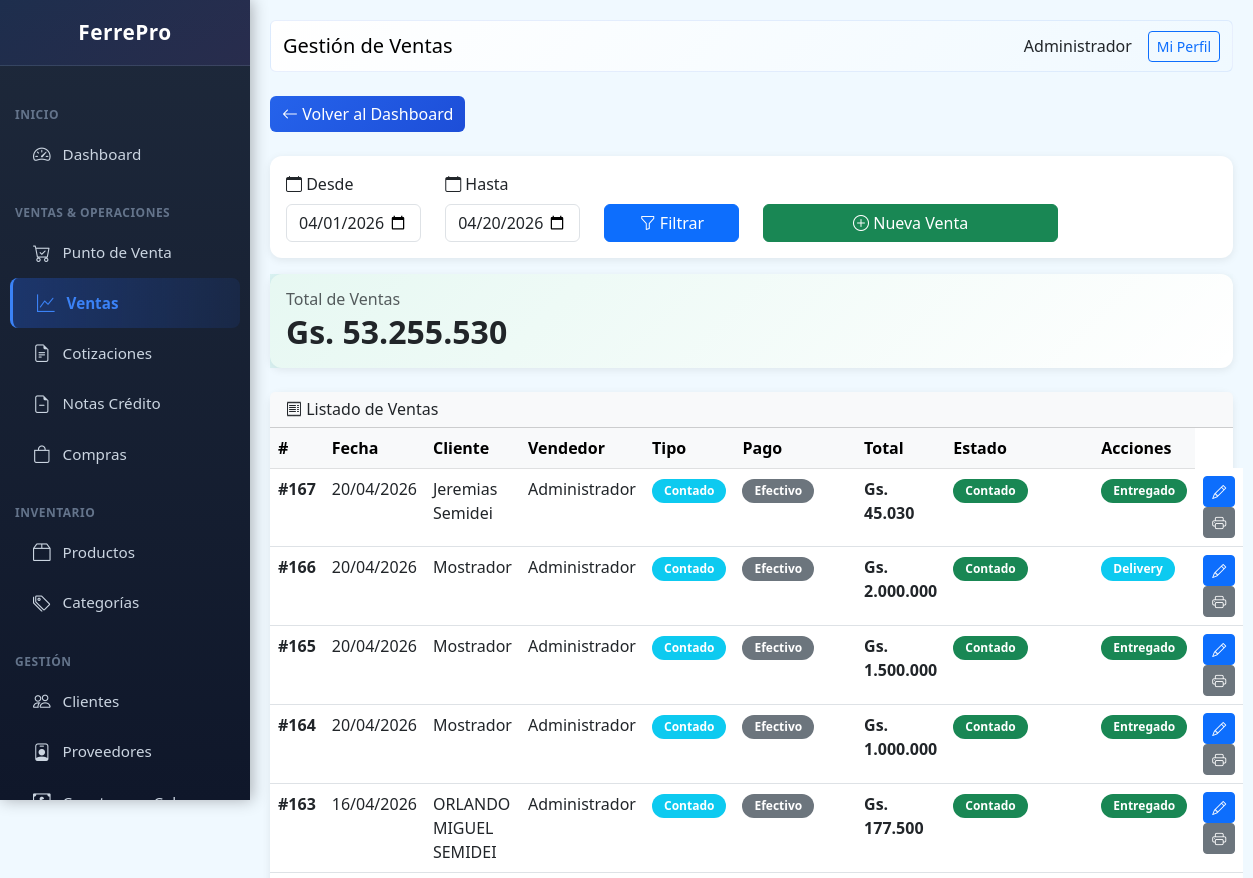
The app's page /public/index.php?page=sales (signed in, upper part), older data.
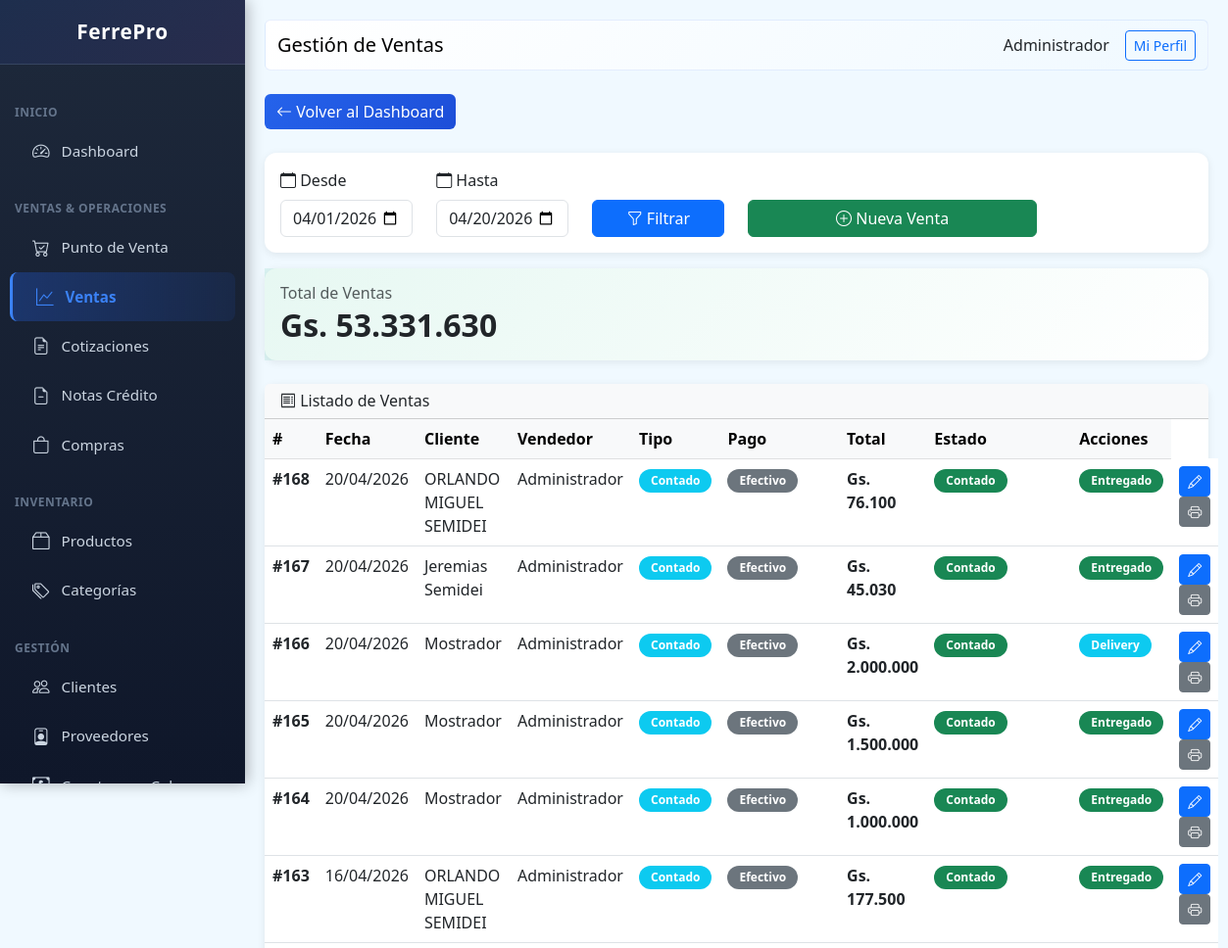
The same page, newer data.
### tables this page shows
CREATE TABLE sales (
                id INTEGER PRIMARY KEY AUTOINCREMENT,
                client_id INTEGER,
                user_id INTEGER,
                type TEXT DEFAULT 'contado',
                status TEXT DEFAULT 'pagada',
                subtotal REAL DEFAULT 0,
                discount REAL DEFAULT 0,
                total REAL DEFAULT 0,
                payment_method TEXT DEFAULT 'efectivo',
                delivery_type TEXT DEFAULT 'mostrador',
                notes TEXT,
                created_at DATETIME DEFAULT CURRENT_TIMESTAMP, branch_id INTEGER DEFAULT 1, pos_terminal_id INTEGER DEFAULT 1,
                FOREIGN KEY (client_id) REFERENCES clients(id),
                FOREIGN KEY (user_id) REFERENCES users(id)
            );

CREATE TABLE clients (
                id INTEGER PRIMARY KEY AUTOINCREMENT,
                name TEXT NOT NULL,
                document_type TEXT DEFAULT 'DNI',
                document TEXT,
                phone TEXT,
                email TEXT,
                address TEXT,
                credit_limit REAL DEFAULT 0,
                category TEXT DEFAULT 'minorista',
                balance REAL DEFAULT 0,
                active INTEGER DEFAULT 1,
                created_at DATETIME DEFAULT CURRENT_TIMESTAMP
            , credit_days INTEGER DEFAULT 30);

CREATE TABLE users (
                id INTEGER PRIMARY KEY AUTOINCREMENT,
                name TEXT NOT NULL,
                email TEXT UNIQUE,
                password TEXT NOT NULL,
                role TEXT DEFAULT 'vendedor',
                active INTEGER DEFAULT 1,
                created_at DATETIME DEFAULT CURRENT_TIMESTAMP
            , last_login DATETIME, last_password_change DATETIME, failed_login_attempts INTEGER DEFAULT 0, locked_until DATETIME, two_fa_enabled INTEGER DEFAULT 0, two_fa_secret TEXT, branch_id INTEGER DEFAULT 1, pos_terminal_id INTEGER DEFAULT 1);

### class/Database.php (called while the page is built, shortened)
<?php
class Database extends PDO {
    private static $instance = null;
    private function __construct() {
        $dbPath = dirname(__DIR__) . '/storage/ferrepro.db';
        $this->initTables();
    }
    public static function getInstance() {
        if (self::$instance === null) {
            self::$instance = new self();
        }
        return self::$instance;
    }
    private function initTables() {
        $this->seedDefaultData();
    }
    private function seedDefaultData() {
        $stmt = $this->query("SELECT COUNT(*) as count FROM users");
     }
 }

### class/Format.php (called while the page is built, shortened)
<?php
class Format {
    public static function money($amount) {
        $amount = floatval($amount);
        return 'Gs. ' . number_format($amount, 0, ',', '.');
    }
    public static function date($date) {
        try {
            $dateObj = new DateTime($date);
            return $dateObj->format('d/m/Y');
        } catch (Exception $e) {
            return 'Fecha inválida';
        }
    }
}

### views/sales/index.php (the view, shortened to what the changed rows need)
<?php
$dateFrom = $_GET['date_from'] ?? date('Y-m-01');
$dateTo = $_GET['date_to'] ?? date('Y-m-d');
$sales = db()->query("
    SELECT s.*, u.name as user_name, c.name as client_name
    FROM sales s
    LEFT JOIN users u ON s.user_id = u.id
    LEFT JOIN clients c ON s.client_id = c.id
    WHERE DATE(s.created_at) >= '$dateFrom' AND DATE(s.created_at) <= '$dateTo'
    ORDER BY s.id DESC
    LIMIT 50
")->fetchAll(PDO::FETCH_ASSOC);
$totalSales = db()->query("SELECT COALESCE(SUM(total), 0) as total FROM sales WHERE DATE(created_at) >= '$dateFrom' AND DATE(created_at) <= '$dateTo'")->fetch(PDO::FETCH_ASSOC);
$content = '
<div class="mb-4">
    <a href="?page=dashboard" class="btn btn-nav-back me-2"><i class="bi bi-arrow-left"></i> Volver al Dashboard</a>
</div>
<div class="card mb-3">
    <div class="card-body">
        <form method="GET" class="row">
            <input type="hidden" name="page" value="sales">
            <div class="col-md-2">
                <label class="form-label"><i class="bi bi-calendar"></i> Desde</label>
                <input type="date" name="date_from" class="form-control" value="' . $dateFrom . '">
            </div>
            <div class="col-md-2">
                <label class="form-label"><i class="bi bi-calendar"></i> Hasta</label>
                <input type="date" name="date_to" class="form-control" value="' . $dateTo . '">
            </div>
            <div class="col-md-2 d-flex align-items-end">
                <button type="submit" class="btn btn-primary w-100"><i class="bi bi-funnel"></i> Filtrar</button>
            </div>
            <div class="col-md-4 d-flex align-items-end">
                <a href="?page=pos" class="btn btn-success w-100"><i class="bi bi-plus-circle"></i> Nueva Venta</a>
            </div>
        </form>
    </div>
</div>
<div class="card mb-4">
    <div class="card-body" style="background: linear-gradient(135deg, rgba(16, 185, 129, 0.1), transparent);">
        <h6 class="text-muted mb-1">Total de Ventas</h6>
        <h3 class="mb-0" style="font-size: 2rem; font-weight: 700;">' . Format::money($totalSales['total']) . '</h3>
    </div>
</div>
<div class="card">
    <div class="card-header bg-light">
        <h6 class="mb-0"><i class="bi bi-receipt"></i> Listado de Ventas</h6>
    </div>
    <div class="card-body p-0">
        <table class="table table-hover mb-0">
            <thead class="table-light">
                <tr>
                    <th>#</th>
                    <th>Fecha</th>
                    <th>Cliente</th>
                    <th>Vendedor</th>
                    <th>Tipo</th>
                    <th>Pago</th>
                    <th>Total</th>
                    <th>Estado</th>
                    <th>Acciones</th>
                </tr>
            </thead>
            <tbody>';
if (empty($sales)) {
    $content .= '<tr><td colspan="10" class="text-center text-muted">No hay ventas</td></tr>';
} else {
    foreach ($sales as $s) {
        $saleType = $s['type'];
        $saleStatus = $s['status'] ?? ($s['type'] === 'contado' ? 'pagada' : 'pendiente');
        $deliveryType = $s['delivery_type'] ?? 'mostrador';
        if ($saleType === 'contado') {
            $statusLabel = 'Contado';
            $statusClass = 'success';
        } else {
            if ($saleStatus === 'pagada') {
                $statusLabel = 'Crédito Pagado';
                $statusClass = 'success';
            } else {
                $statusLabel = 'Crédito Pendiente';
                $statusClass = 'warning';
            }
        }
        if ($deliveryType === 'pendiente') {
            $deliveryLabel = '<a href="?page=sales&action=deliver&id=' . $s['id'] . '" class="badge bg-warning text-decoration-none" title="Clic para marcar como entregado">Pendiente <i class="bi bi-hand-index"></i></a>';
            $deliveryAction = '';
        } else if ($deliveryType === 'delivery') {
            $deliveryLabel = '<span class="badge bg-info">Delivery</span>';
            $deliveryAction = '';
        } else {
            $deliveryLabel = '<span class="badge bg-success">Entregado</span>';
            $deliveryAction = '';
        }
        $content .= '<tr>
            <td><strong>#' . $s['id'] . '</strong></td>
            <td>' . Format::date($s['created_at']) . '</td>
            <td>' . ($s['client_name'] ?? 'Mostrador') . '</td>
            <td>' . $s['user_name'] . '</td>
            <td><span class="badge bg-info">' . ucfirst($s['type']) . '</span></td>
            <td><span class="badge bg-secondary">' . ucfirst($s['payment_method']) . '</span></td>
            <td><strong>' . Format::money($s['total']) . '</strong></td>
            <td><span class="badge bg-' . $statusClass . '">' . $statusLabel . '</span></td>
            <td>' . $deliveryLabel . '</td>
            <td>
                <a href="?page=sales&action=edit&id=' . $s['id'] . '" class="btn btn-sm btn-primary" title="Editar"><i class="bi bi-pencil"></i></a>
                <a href="?page=sales&action=print&id=' . $s['id'] . '" class="btn btn-sm btn-secondary" target="_blank" title="Imprimir"><i class="bi bi-printer"></i></a>
                ' . $deliveryAction . '
            </td>
        </tr>';
    }
}
$content .= '</tbody>
        </table>
    </div>
</div>';

Row changes from the older to the newer data that the page shows:
added sales: id "168", created_at "20/04/2026", client.name "ORLANDO MIGUEL SEMIDEI", user.name "Administrador", type "Contado", payment_method "Efectivo", total "Gs. 76.100", delivery_type "Entregado"
Text that changed along with them:
Format::money($totalSales['total']): "Gs. 53.255.530" → "Gs. 53.331.630"
